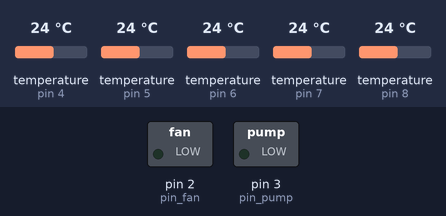
Recording of a sketch running on a simulated Arduino Uno, built with avr-gcc and run on an emulated ATmega328P. Parts: switched loads named in the sketch (green lamp = pin HIGH). The inputs (shaded band) are chosen by the test bench; at power-on: temperature (sensors on pin 4, pin 5, pin 6, pin 7, pin 8) 24 °C. What the sketch prints to the serial monitor is not drawn.

Above: at 1.2 s.
1.3 s: temperature (sensor on pin 4) set to 26 °C
15.1 s: temperature (sensor on pin 4) set to 27.2 °C
At 28.6 s:
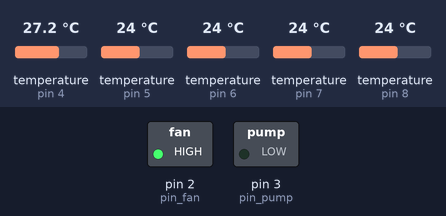
29.1 s: temperature (sensor on pin 5) set to 23.2 °C
At 43.7 s:
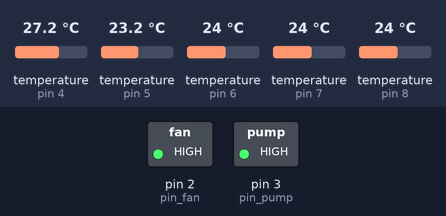
Timing chart, 0 to 45.2 s (numbered marks = the images above; inputs shaded):
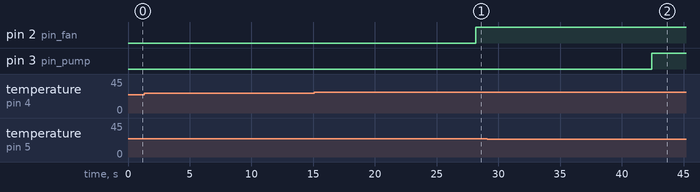

Measured:
- the behaviour switches between 26.6 and 26.7 °C on temperature (sensor on pin 4) (found by bisection; images 0 and 1)
- the behaviour switches between 24 and 23.9 °C on temperature (sensor on pin 5) (found by bisection; images 1 and 2)
- after the input at 1.3 s, every drawn part: stays the same
- after the input at 15.1 s, pin 2 (pin_fan): LOW → HIGH after 13.1 s
- after the input at 29.1 s, pin 3 (pin_pump): LOW → HIGH after 13.3 s

The sketch:

HotTubSolarController.ino
```cpp
// convert C  x  9/5 + 32 = F
#include <OneWire.h>
#include <DallasTemperature.h>
#include <EEPROM.h>

#define AKIENDEBUG false

void(* softReset) (void) = 0;//declare reset function at address 0

// set points - these become eeprom data eventually
#define COLLECTOR_TEMP_OVERAGE 1
#define FAN_ON_TEMP 80.0
#define TUB_TARGET_TEMP 104
#define TEMP_CHECK_INTERVAL 10 // seconds
#define FAN_TIMER 120 // seconds
#define PUMP_OFF_TIMER 600 // seconds
#define PUMP_ON_TIMER 120 // seconds

const int a = int('a');  const int A = int('A'); const int b = int('b'); const int B = int('B'); const int c = int('c'); const int C = int('C'); const int d = int('d'); const int D = int('D'); const int e = int('e'); const int E = int('E'); const int f = int('f'); const int F = int('F'); const int g = int('g');  const int G = int('G');  const int h = int('h');  const int H = int('H');  const int i = int('i');  const int I = int('I');  const int j = int('j');  const int J = int('J');  const int k = int('k');  const int K = int('K');  const int l = int('l');  const int L = int('L');  const int m = int('m');  const int M = int('M');  const int n = int('n');  const int N = int('N');  const int o = int('o');  const int O = int('O');  const int p = int('p'); const int P = int('P'); const int q = int('q');  const int Q = int('Q');  const int r = int('r');  const int R = int('R');  const int s = int('s');  const int S = int('S');  const int t = int('t');  const int T = int('T');  const int u = int('u');  const int U = int('U');  const int v = int('v');  const int V = int('V');  const int w = int('w');  const int W = int('W');  const int x = int('x');  const int X = int('X');  const int y = int('y');  const int Y = int('Y');  const int z = int('z');  const int Z = int('Z');

// Defines pins by function
#define pin_fan           2
#define pin_pump          3
#define pin_temp_internal 4
#define pin_temp_tub      5
#define pin_temp_output   6
#define pin_temp_coll1    7
#define pin_temp_coll2    8

// Setup a oneWire instance to communicate with any OneWire devices (not just Maxim/Dallas temperature ICs)
OneWire oneWire_internal(pin_temp_internal);
OneWire oneWire_tub(pin_temp_tub);
OneWire oneWire_output(pin_temp_output);
OneWire oneWire_coll1(pin_temp_coll1);
OneWire oneWire_coll2(pin_temp_coll2);

// Pass our oneWire reference to Dallas Temperature.
DallasTemperature temp_internal(&oneWire_internal);
DallasTemperature temp_tub(&oneWire_tub);
DallasTemperature temp_output(&oneWire_output);
DallasTemperature temp_coll1(&oneWire_coll1);
DallasTemperature temp_coll2(&oneWire_coll2);

//==========================================================================
// Flash/EEPROM storage setup
// The Arduino has Flash (32K Program Memory), RAM (2K volatile), and
// EEPROM (1K bytes). We use this to make strings storable in program
// memory only instead of both in program memory and RAM.  This makes
// the F() macro work properly.
// Workaround for http://gcc.gnu.org/bugzilla/show_bug.cgi?id=34734
#ifdef PROGMEM
#undef PROGMEM
#define PROGMEM __attribute__((section(".progmem.data")))
#endif
#define __ASSERT_USE_STDERR
#include <assert.h>
// Uninitialized EEPROM
#define UNINITIALIZED_EEPROM 10
// CRC Error
#define CRC_ERROR 11

long timer = 0;  // max 2147483647 seconds or 68 years

class Timers
{
  private:
    int timerStatus;
    long currentTimeout;
    long tDEFAULT_VALUE;

  public:
  Timers(long newDefaultValue)
  {
    tDEFAULT_VALUE = newDefaultValue;
    Reset();
  }
  void Start()
  {
    currentTimeout = timer + tDEFAULT_VALUE;
  }

  bool    IsRunning() { return currentTimeout > timer; }
  bool    IsDone()    { return currentTimeout <= timer; }
  void    Reset()     { currentTimeout = 0; }

  long    Remaining()
  {
    long result = currentTimeout - timer;
    if(result < 0)
    {
      result = 0;
    }
    return result;
  }
};

int serinp;  // serial input
float tempread_internal;
float tempread_tub;
float tempread_output;
float tempread_coll1;
float tempread_coll2;
bool fanStatus = false;
bool fanOnRequest = false;
bool fanOffRequest = false;
bool pumpStatus = false;
bool pumpOnRequest = false;
bool PumpOffRequest = false;

Timers tempCheckTimer = Timers(TEMP_CHECK_INTERVAL);
Timers fanTimer       = Timers(FAN_TIMER);
Timers PumpOffTimer   = Timers(PUMP_OFF_TIMER);
Timers pumpOnTimer    = Timers(PUMP_ON_TIMER);
//void print(String incoming) {
//  Serial.print(incoming);
//}
//
//void println(String incoming) {
//  Serial.println(incoming);
//}

void TimerTick()
{
  delay(1000);
  timer++;
  if(AKIENDEBUG) Serial.print(F("TimerTick:"));
  if(AKIENDEBUG) Serial.println(timer);

}

void MessageFanOn()
{
  Serial.println(F("COMMAND: Fan ON"));
}

void RequestFanOn()
{
  fanOnRequest = true;
}

void ForceFanOn()
{
  fanOffRequest = false;
  fanOnRequest = false;
  fanStatus = true;
  digitalWrite(pin_fan, fanStatus);
  //fanTimer.Start();
}

void MessageFanOff()
{
  Serial.println(F("COMMAND: Fan OFF"));
}

void RequestFanOff()
{
  fanOffRequest = true;
  if(!fanTimer.IsRunning())
    fanTimer.Start();
}

void ForceFanOff()
{
  fanOnRequest = false;
  fanOffRequest = false;
  fanStatus = false;
  digitalWrite(pin_fan, fanStatus);
  fanTimer.Reset();
}

void UpdateFan()
{
  if(tempread_internal > 0)
  {
    if(fanStatus == true)
    {
      if((fanOffRequest == false) && (tempread_internal < FAN_ON_TEMP))
        MessageFanOff();
        RequestFanOff();

      if(fanOffRequest && fanTimer.IsDone())
        ForceFanOff();
    }
    else   // if(fanStatus == false)
    {
      if(fanTimer.IsDone())
      {
        if(fanOnRequest)
          ForceFanOn();

        if(tempread_internal > FAN_ON_TEMP)
          ForceFanOn();
      }
    }
  }
}

void MessagePumpOn()
{
  Serial.println(F("COMMAND: Pump ON"));
}

void RequestPumpOn()
{
  pumpOnRequest = true;
}

void ForcePumpOn()
{
  pumpStatus = true;
  pumpOnRequest = false;
  PumpOffRequest = false;
  digitalWrite(pin_pump, pumpStatus);
  pumpOnTimer.Start();
  PumpOffTimer.Reset();
}

void MessagePumpOff()
{
  Serial.println(F("COMMAND: Pump Off"));
}

void RequestPumpOff()
{
  PumpOffRequest = true;
}

void ForcePumpOff()
{
  pumpStatus = false;
  pumpOnRequest = false;
  PumpOffRequest = false;
  digitalWrite(pin_pump, pumpStatus);
  PumpOffTimer.Start();
  pumpOnTimer.Reset();
}

float ComputeCollectorValue()
{
  return (tempread_coll1 + tempread_coll2) / 2;
}

void UpdatePump()
{

  if(tempread_output > 0 && tempread_tub > 0 && tempread_coll1 > 0 && tempread_coll2 > 0)
  {
    if(pumpStatus) // conditions we might turn it off
    {
      if((tempread_output < tempread_tub) && pumpOnTimer.IsDone())
        ForcePumpOff();
      if(tempread_tub >= TUB_TARGET_TEMP)
        ForcePumpOff();
      if(tempread_tub > ComputeCollectorValue())
        ForcePumpOff();
    }
    else // conditions we might want to turn it on
    {
      if((tempread_tub < TUB_TARGET_TEMP)
        && (ComputeCollectorValue() > tempread_tub)
        && (ComputeCollectorValue() + COLLECTOR_TEMP_OVERAGE > tempread_tub)
        && PumpOffTimer.IsDone())
          ForcePumpOn();
    }
  }
}

void RequestUpdateTemps()
{
  if(AKIENDEBUG) Serial.print(F("RequestUpdateTemps: tempCheckTimer="));
  if(AKIENDEBUG) Serial.println(tempCheckTimer.Remaining());

  if(tempCheckTimer.IsDone())
  {
    if(AKIENDEBUG) Serial.println(F("TimerTick:UpdateTemps"));

    UpdateTemps();
  }
}

void ForceUpdateTemps()
{
  if(AKIENDEBUG) Serial.println(F("ForceUpdateTemps"));
  UpdateTemps();
}

void UpdateTemps()
{
  if(AKIENDEBUG) Serial.println(F("UpdateTemps"));

  Serial.println("");
  Serial.println(F("<"));
  Serial.println(F("----------------------------------------"));

  // call sensor_pin_d2.requestTemperatures() to issue a global temperature
  // request to all devices on the bus
  Serial.print(F("Requesting temperatures... "));
  FetchATemp(temp_internal, &tempread_internal);
  FetchATemp(temp_tub, &tempread_tub);
  FetchATemp(temp_output, &tempread_output);
  FetchATemp(temp_coll1, &tempread_coll1);
  FetchATemp(temp_coll2, &tempread_coll2);

  Serial.println(F("DONE"));
  UpdateFan();
  UpdatePump();
  ReportStatus();
  Serial.println(F(">"));
  tempCheckTimer.Start();
}

void FetchATemp(DallasTemperature tempObject, float *tempContainerVariable)
{
  if(AKIENDEBUG) Serial.println(F("FetchATemp"));
  int count;
  int numloops = 10;
  for (count=1; count<numloops; count++)
  {
    tempObject.requestTemperatures(); // Send the command to get temperatures
    *tempContainerVariable = tempObject.getTempFByIndex(0);
    if(*tempContainerVariable > 0)
      break;
    TimerTick();
  }
}


void ReportStatus()
{
  Serial.print(F(" Temperature inside controller (device 1) is:......"));
  Serial.print(tempread_internal);
  Serial.println(F("F"));

  Serial.print(F(" Temperature for tub (device 2) is:................"));
  Serial.print(tempread_tub);
  Serial.println(F("F"));

  Serial.print(F(" Temperature for collector output (device 3) is:..."));
  Serial.print(tempread_output);
  Serial.println(F("F"));

  Serial.print(F(" Temperature for collector sensor 1 (device 4) is:."));
  Serial.print(tempread_coll1);
  Serial.println(F("F"));

  Serial.print(F(" Temperature for collector sensor 2 (device 5) is:."));
  Serial.print(tempread_coll2);
  Serial.println(F("F"));

  Serial.print(F(" Average collector temp is........................."));
  Serial.print(ComputeCollectorValue());
  Serial.println(F("F"));

  Serial.println(F("Reporting"));
  Serial.print(F("fanStatus:      ")); Serial.println(fanStatus);
  Serial.print(F("FanTimer:       ")); Serial.println(fanTimer.Remaining());
  Serial.print(F("pumpStatus:     ")); Serial.println(pumpStatus);
  Serial.print(F("pumpOnTimer:    ")); Serial.println(pumpOnTimer.Remaining());
  Serial.print(F("PumpOffTimer:   ")); Serial.println(PumpOffTimer.Remaining());
}


void setup()
{
  // start serial port
  Serial.begin(9600);
  Serial.flush();
  Serial.println("");
  Serial.println("");
  Serial.println("");
  Serial.println(F("Akien's Hot Tub Controller"));
  Serial.println("");
  //  delay(1000);

  // Start up the library
  temp_internal.begin(); // IC Default 9 bit. If you have troubles consider upping it 12. Ups the delay giving the IC more time to process the temperature measurement
  temp_tub.begin();
  temp_output.begin();
  temp_coll1.begin();
  temp_coll1.begin();

  pinMode(pin_fan,OUTPUT);  // controls fan
  pinMode(pin_pump,OUTPUT); // controls pump

  ForceFanOff();
  digitalWrite(pin_pump, false);
  tempCheckTimer.Start();

  Serial.println(F("Initialization Complete"));
  Serial.println("");

}

void loop()
{
  Serial.print(".");
  serinp = 0;
  while (Serial.available() > 0)
  {
    serinp = Serial.read();
    switch (serinp)
    {
      case c:
      {
        Serial.println(F("c Ready!"));
        break;
      }
      case F: // fan on
      {
        MessageFanOn();
        ForceFanOn();
        ForceUpdateTemps();
        break;
      }
      case f: // fan off
      {
        MessageFanOff();
        ForceFanOff();
        ForceUpdateTemps();
        break;
      }
      case P: // pump on
      {
        MessagePumpOn();
        ForcePumpOn();
        ForceUpdateTemps();
        break;
      }
      case p:
      {
        MessagePumpOff();
        ForcePumpOff();
        ForceUpdateTemps();
        break;
      }
      case R:
      {
        softReset();
      }
      case T:
      {
        if(AKIENDEBUG) Serial.println(F("Command T: Force Update temps"));

        ForceUpdateTemps();
        break;
      }
      default:
      {
        Serial.print(F("unrecognized command:"));
        Serial.print(serinp);
        Serial.print(" '");
        Serial.print(char(serinp));
        Serial.println("");
        Serial.println("");
      }
    }

  }

  TimerTick();
  RequestUpdateTemps();
}
```
